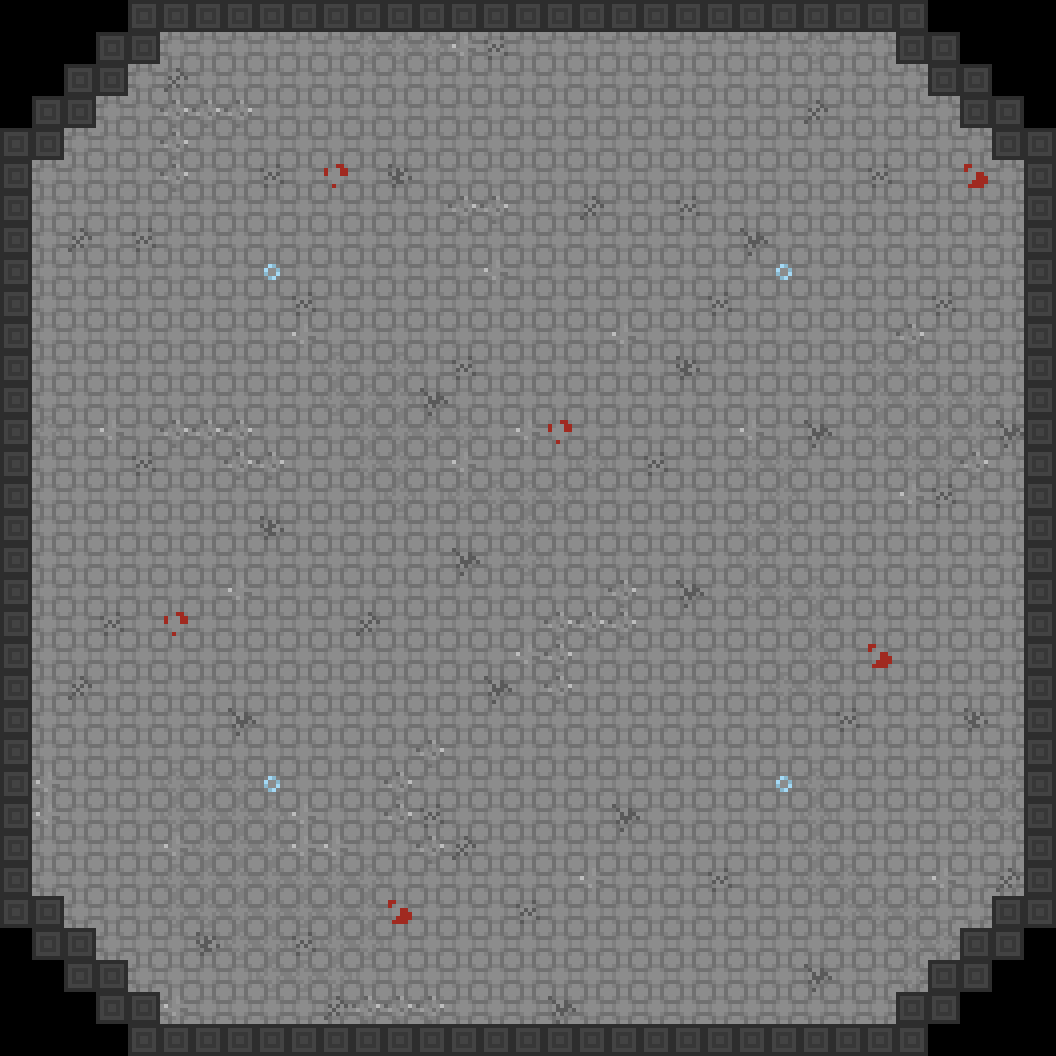

This is a level from a 2D game, rendered from its Tiled map with the project's own tilesets. A one-line summary and the complete map file follow:
An orthogonal 33x33 tile map with 32x32 px tiles, 1 tile layer (Tile Layer 1).

<map version="1.10" tiledversion="1.10.2" orientation="orthogonal" renderorder="right-down" width="33" height="33" tilewidth="32" tileheight="32" infinite="0" nextlayerid="2" nextobjectid="1">
 <tileset firstgid="1" source="lost_halls_tileset.tsx" />
 <layer id="1" name="Tile Layer 1" width="33" height="33">
  <data encoding="csv">
0,0,0,0,12,12,12,12,12,12,12,12,12,12,12,12,12,12,12,12,12,12,12,12,12,12,12,12,12,0,0,0,0,
0,0,0,12,12,2,2,2,2,2,2,1,1,1,6,9,2,2,2,2,2,2,2,2,2,1,2,2,12,12,0,0,0,
0,0,12,12,2,10,2,2,2,2,2,2,2,2,2,2,2,2,2,2,2,2,2,2,2,2,2,2,2,12,12,0,0,
0,12,12,2,2,5,5,5,2,2,2,2,2,2,2,2,2,2,2,2,2,2,2,2,2,10,2,2,2,2,12,12,0,
12,12,2,2,2,5,2,2,2,2,2,2,2,2,2,2,2,2,2,2,2,2,2,2,2,2,2,2,2,2,2,12,12,
12,2,2,2,2,5,2,2,9,2,3,2,8,2,2,2,2,2,2,2,2,2,2,2,2,2,2,9,2,2,4,2,12,
12,2,2,2,2,2,2,2,2,2,2,2,2,2,5,5,2,2,10,2,2,9,2,2,2,2,2,2,2,2,2,2,12,
12,2,10,2,9,2,2,2,2,2,2,2,2,2,2,2,2,2,2,2,2,2,2,7,2,2,2,2,2,2,2,2,12,
12,2,2,2,2,2,2,2,11,2,2,2,2,2,2,6,2,2,2,2,2,2,2,2,11,2,2,2,2,2,2,2,12,
12,2,2,2,2,2,2,2,2,9,2,2,2,2,2,2,2,2,2,2,2,2,9,2,2,2,2,2,2,9,2,2,12,
12,2,2,2,2,2,2,2,2,6,2,2,2,2,2,2,2,2,2,6,2,2,2,2,2,2,2,2,5,2,2,2,12,
12,2,2,2,2,2,2,2,2,2,1,2,1,2,9,2,2,2,2,2,2,8,2,2,2,2,2,1,1,2,2,2,12,
12,2,2,2,2,2,2,2,2,2,1,1,1,7,2,2,2,2,2,2,2,2,2,2,2,2,2,1,1,1,1,2,12,
12,1,2,6,2,5,5,5,2,2,2,1,1,1,1,2,6,3,2,2,2,2,2,6,2,7,2,1,1,1,1,7,12,
12,2,2,2,9,2,2,5,5,2,2,1,1,2,6,2,2,2,1,2,9,2,2,1,1,2,2,2,1,1,5,2,12,
12,2,2,2,2,2,2,2,2,2,2,2,1,2,1,1,1,1,2,2,2,2,2,2,1,2,2,2,6,9,2,2,12,
12,2,2,2,2,2,2,2,8,2,2,2,2,2,2,2,1,2,2,2,2,2,2,1,1,2,2,2,2,2,2,2,12,
12,2,2,2,2,2,2,2,2,2,2,2,2,2,7,2,1,2,2,2,2,2,2,1,2,2,2,2,2,2,2,2,12,
12,2,2,2,2,2,2,6,2,2,2,2,2,2,2,2,2,2,2,5,2,7,2,1,1,1,2,2,2,2,2,2,12,
12,2,2,9,2,3,2,2,2,2,2,10,2,2,2,2,2,5,5,5,2,2,2,2,2,1,2,2,2,2,2,2,12,
12,2,2,2,2,2,2,2,2,2,2,2,2,2,2,2,6,5,2,2,2,2,2,2,2,1,2,4,2,2,2,2,12,
12,2,10,2,2,2,2,2,2,2,2,2,2,2,2,7,2,5,2,2,2,2,2,2,1,1,2,2,2,2,2,2,12,
12,2,2,2,2,2,2,7,2,2,2,2,2,2,2,2,2,2,2,2,2,2,2,2,2,2,9,2,2,2,8,2,12,
12,2,2,2,2,2,2,2,2,2,2,2,2,5,2,2,2,2,2,2,2,2,2,2,2,2,2,2,2,2,2,2,12,
12,6,2,2,2,1,1,1,11,2,2,2,5,2,2,2,2,2,2,2,2,2,2,2,11,1,2,2,2,2,2,1,12,
12,6,2,2,2,1,1,1,1,6,2,2,5,9,2,2,2,2,2,7,2,2,2,2,2,1,2,2,2,2,1,1,12,
12,2,2,2,2,6,1,1,1,6,6,2,2,5,10,2,2,2,2,2,2,2,2,2,2,1,2,2,2,2,2,2,12,
12,2,2,2,2,1,1,1,1,1,1,1,2,2,2,2,2,2,6,2,2,2,9,2,2,1,1,2,2,6,2,10,12,
12,12,2,2,2,1,1,1,1,1,1,1,4,2,2,2,9,2,2,2,2,2,2,2,2,2,1,1,1,2,2,12,12,
0,12,12,2,2,2,8,1,1,9,1,1,2,2,2,2,2,2,2,2,2,2,2,2,2,2,2,2,1,1,12,12,0,
0,0,12,12,2,2,2,2,1,1,1,2,2,2,2,2,2,2,2,2,2,2,2,2,2,7,2,2,1,12,12,0,0,
0,0,0,12,12,6,2,2,2,2,10,5,5,5,2,2,2,7,2,2,2,2,2,2,2,2,2,2,12,12,0,0,0,
0,0,0,0,12,12,12,12,12,12,12,12,12,12,12,12,12,12,12,12,12,12,12,12,12,12,12,12,12,0,0,0,0
</data>
 </layer>
</map>